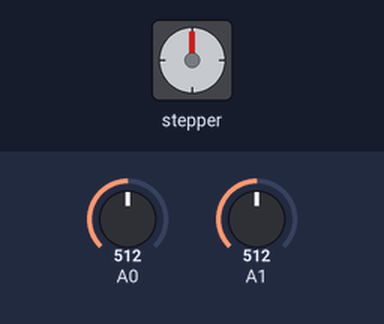
A sketch run on a simulated Arduino Uno, built with avr-gcc and run on an emulated ATmega328P. Parts: stepper motor. Inputs (shaded band) come from the test bench; at power-on: A0 = 512, A1 = 512. Stepper angles assume 200 steps per turn; what the sketch prints to the serial monitor is not drawn.

Above: at 1.2 s.
1.3 s: A0 set to 530
At 4.2 s:
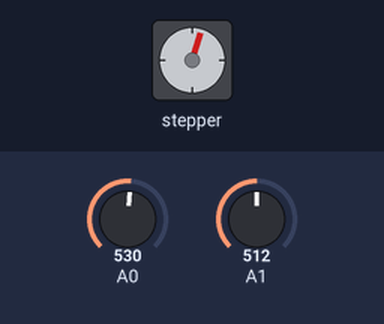
4.3 s: A1 set to 535
At 5.2 s:
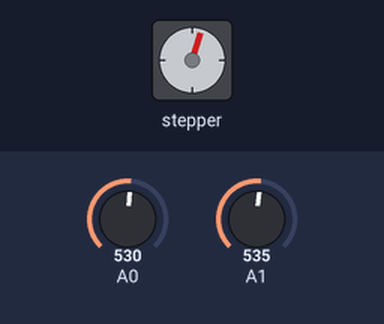
5.8 s: A0 set to 511
At 8.28 s:
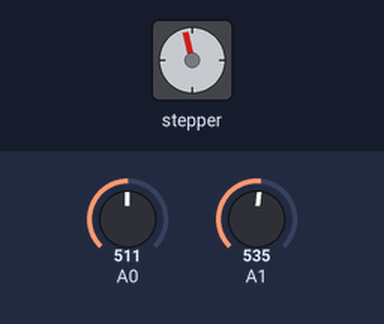
8.8 s: A1 set to 716
At 9.12 s:
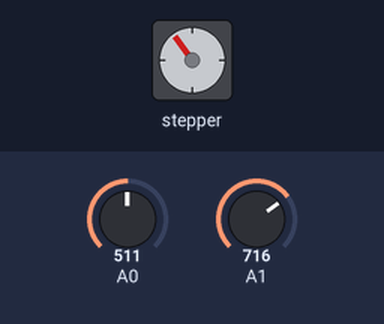
11.8 s: A1 set to 900
14.8 s: A0 set to 306
Timing chart, 0 to 29.3 s (numbered marks = the images above; inputs shaded):
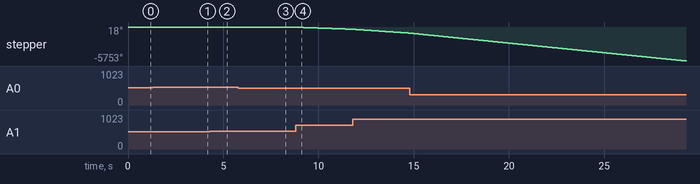

Measured:
- the behaviour switches between 522 and 523 on A0 (found by bisection; images 0 and 1)
- after the input at 1.3 s, stepper: keeps turning clockwise at about 7°/s, starting at once
- after the input at 4.3 s, stepper: stops changing and stays 18°
- after the input at 5.8 s, stepper: keeps turning counter-clockwise at about 13°/s, starting at once

The sketch:

stepMotorControl.ino
```cpp
/*
 Stepper Motor Control - speed control

 This program drives a unipolar or bipolar stepper motor.
 The motor is attached to digital pins 8 - 11 of the Arduino.
 A potentiometer is connected to analog input 0.

 The motor will rotate in a clockwise direction. The higher the potentiometer value,
 the faster the motor speed. Because setSpeed() sets the delay between steps,
 you may notice the motor is less responsive to changes in the sensor value at
 low speeds.


 */

#include <Stepper.h>

int stepsPerRevolution = 200;  // change this to fit the number of steps per revolution
// for your motor


// initialize the stepper library on pins 8 through 11:
Stepper myStepper(stepsPerRevolution, 8, 10, 9, 11);
int sensor1;
int sensor2;
int counter1;
int counter2;
int delta;
int deltaAbs;
int stepCount = 0;  // number of steps the motor has taken

void setup() {
  // nothing to do inside the setup
  Serial.begin(9600);
  counter1 = 0;
  counter2 = 0;
}

void loop() {
  // read the sensor value:
  sensor1 = analogRead(A0);
  sensor2 = analogRead(A1);
  delta = sensor1-sensor2;
  deltaAbs = abs(delta);

  // map it to a range from 0 to 100:
  int motorSpeed = map(deltaAbs, 0, 1023, 0, 100);
Serial.println(motorSpeed);
  // set the motor speed:
  if (motorSpeed > 0) {
     myStepper.setSpeed(motorSpeed);

    if(delta>0){
      // step 1/100 of a revolution:
      stepsPerRevolution = 200;
    myStepper.step(stepsPerRevolution / 100);
    counter1++;
    counter2 = counter2-1;
    }
    else if(delta<0){
      stepsPerRevolution = -200;
      myStepper.step(stepsPerRevolution / 100);
      counter2++;
      counter1 = counter1-1;
      }
}
//Serial print corrupts the flow of programm
//Serial.print("Player 1: " );
//Serial.println( counter1);
//Serial.print("Player 2: " );
//Serial.println( counter2);


}
```
